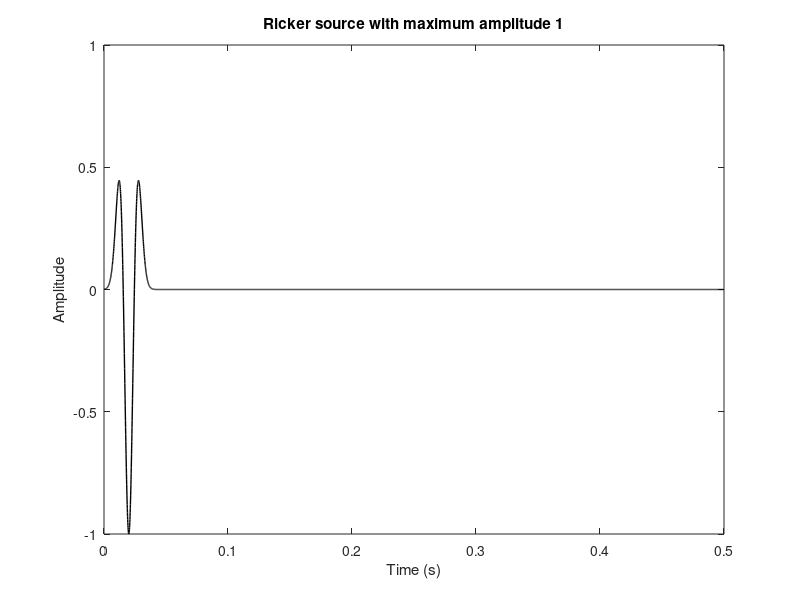
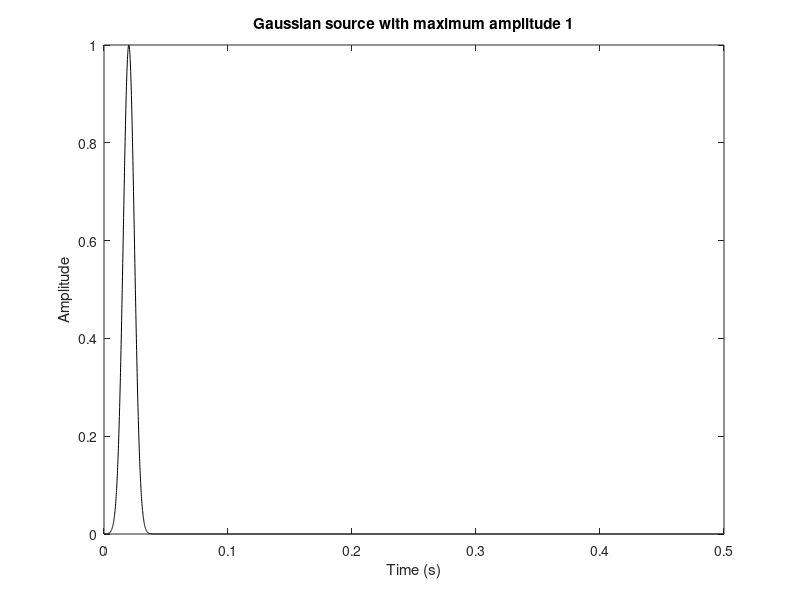
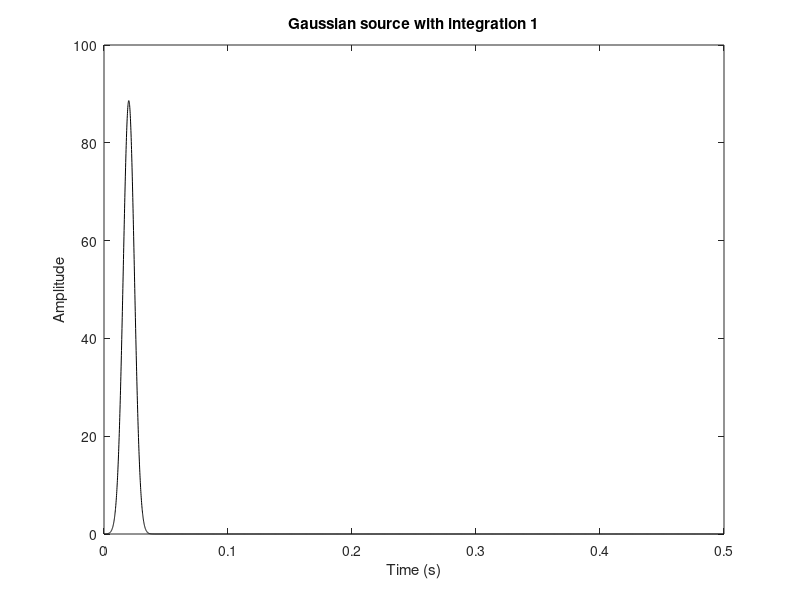

Recreate these plots in MATLAB, in order.
% Input parameters time
t0_src = 0.0;   % Origin time (Sec)
f  = 50.0;      % Frequency (Hz)
dt = 1e-4;      % Time interval (Sec)
nt = 5000;      % Total time steps
%--------------------------------------------------------------------------

t0 = 1.0/f + t0_src;  
t = dt*(0:nt-1);


factor = (pi*f*(t - t0)).*(pi*f*(t - t0));

 % Ricker with maximum amplitude 1
stf = (2.*factor - 1.).*exp(-factor);
% Test
fprintf(1,'Ricker source: Maximum amplitude = %f\n',max(abs(stf)));
% Write
inpf = fopen('source_time_function_ricker.txt','w');
fprintf(inpf,'%.6e %.6e\n',[t; stf]);
fclose(inpf);
% Plot
figure
plot(t,stf,'k','LineWidth',1);
xlabel('Time (s)');
ylabel('Amplitude');
title('Ricker source with maximum amplitude 1');

% Gaussian with maximum amplitude 1
stf = exp(-factor);
% Test
fprintf(1,'Gaussian source: Maximum amplitude = %f\n',max(abs(stf)));
% Write
inpf = fopen('source_time_function_gauss_max1.txt','w');
fprintf(inpf,'%.6e %.6e\n',[t; stf]);
fclose(inpf);
% Plot
figure
plot(t,stf,'k');
xlabel('Time (s)');
ylabel('Amplitude');
title('Gaussian source with maximum amplitude 1');

 % Gaussian with integration 1
stf = sqrt(pi)*f*exp(-factor);
% Test
fprintf(1,'Gaussian source: Integration = %f\n',sum(stf)*dt);
% Write
inpf = fopen('source_time_function_gauss_int1.txt','w');
fprintf(inpf,'%.6e %.6e\n',[t; stf]);
fclose(inpf);
% Plot
figure
plot(t,stf,'k');
xlabel('Time (s)');
ylabel('Amplitude');
title('Gaussian source with integration 1');


